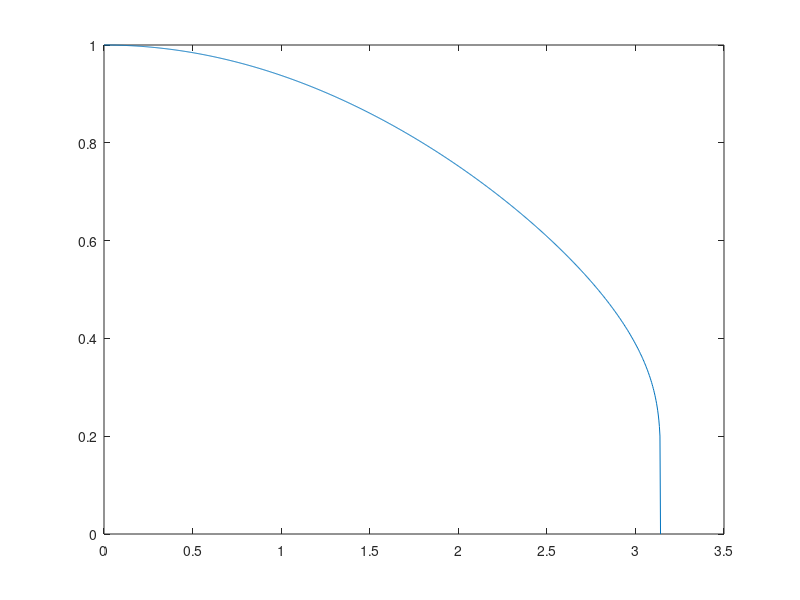

Source code (MATLAB):
clear; clc;
th_start = 0;
th_end = pi;

th = linspace(th_start, th_end, 1000);

omega_0 = 1;

m = sin(th / 2) .^2;
K = ellipke(m);

om = pi .* omega_0 ./ (2 .* K);

plot(th, om);
